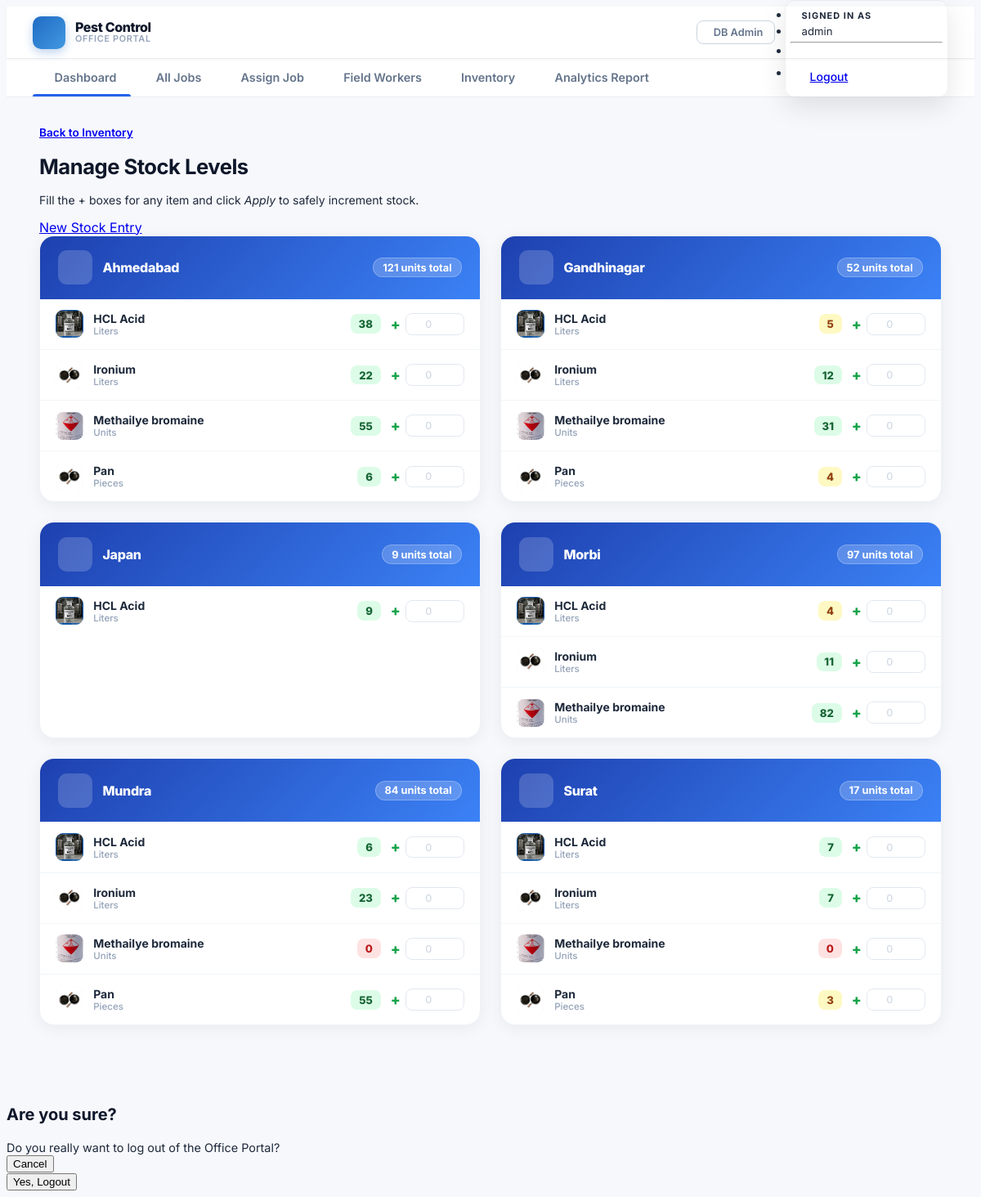
The app's page /office/inventory/stock/ (signed in), older data.
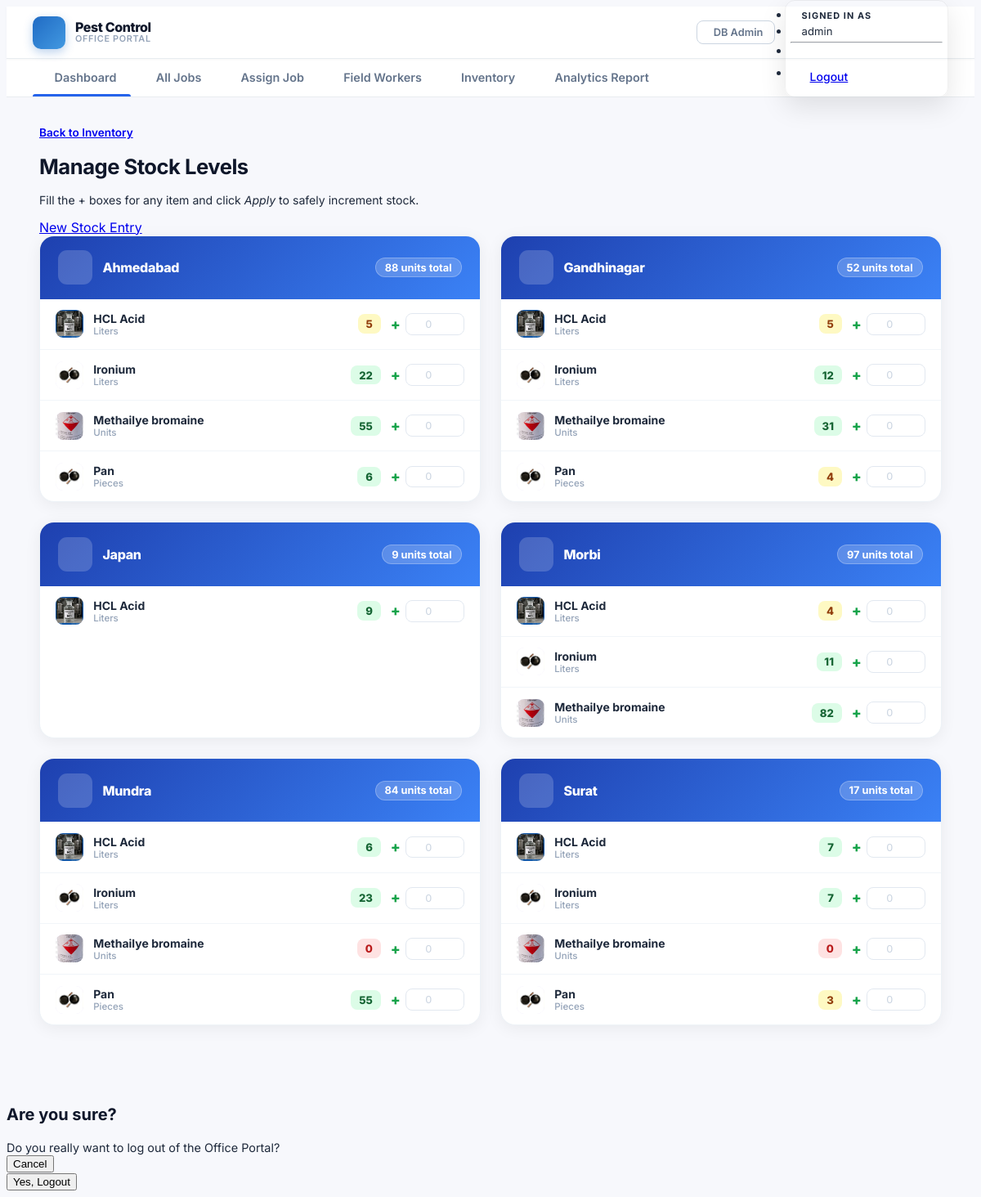
The same page, newer data.
### inventory_app/models.py (models this page shows, shortened)
class WarehouseLocation(models.Model):
    name = models.CharField(
        max_length=100,
        unique=True,
        help_text="Location name, e.g. 'Mundra', 'Ahmedabad'."
    )
    address = models.CharField(
        max_length=300,
        blank=True,
        help_text="Full street address or landmark."
    )
    class Meta:
        ordering = ['name']
        verbose_name = "Warehouse Location"
        verbose_name_plural = "Warehouse Locations"

class StockLevel(models.Model):
    item = models.ForeignKey(
        InventoryItem,
        on_delete=models.CASCADE,
        related_name='stock_levels'
    )
    location = models.ForeignKey(
        WarehouseLocation,
        on_delete=models.CASCADE,
        related_name='stock_levels'
    )
    quantity = models.PositiveIntegerField(
        default=0,
        help_text="Units currently stored at this location."
    )
    class Meta:
        unique_together = ('item', 'location')
        ordering = ['item__name', 'location__name']
        verbose_name = "Stock Level"
        verbose_name_plural = "Stock Levels"

class InventoryItem(models.Model):
    name = models.CharField(max_length=200)
    description = models.TextField(blank=True, null=True)
    image = models.ImageField(
        upload_to='inventory_images/',
        blank=True,
        null=True,
        help_text="Optional image of the chemical/item."
    )
    unit_of_measurement = models.CharField(
        max_length=50,
        choices=UNIT_CHOICES,
        default='Units',
        help_text="Unit of measurement for this item."
    )
    created_at = models.DateTimeField(auto_now_add=True)
    updated_at = models.DateTimeField(auto_now=True)
    class Meta:
        ordering = ['name']
        verbose_name = "Inventory Item"
        verbose_name_plural = "Inventory Items"

### inventory_app/office_views.py (the view, shortened to what this page needs)
# urls.py: path('inventory/stock/', office_views.office_stock_list, name='office_stock_list'),
@staff_required
def office_stock_list(request):
    locations = WarehouseLocation.objects.order_by('name')
    stocks_qs = (
        StockLevel.objects
        .select_related('item', 'location')
        .order_by('location__name', 'item__name')
    )
    from collections import OrderedDict
    grouped = OrderedDict()
    for loc in locations:
        grouped[loc] = []
    for stock in stocks_qs:
        if stock.location in grouped:
            grouped[stock.location].append(stock)
    location_groups = [
        {
            'location': loc,
            'stocks':   stock_list,
            'total':    sum(s.quantity for s in stock_list),
        }
        for loc, stock_list in grouped.items()
    ]
    context = {
        'location_groups': location_groups,
        'page_title':      'Manage Stock Levels',
    }
    return render(request, 'office/office_stock_list.html', context)

### inventory_app/office_views.py (called while the page is built)
def staff_required(view_func):
    @wraps(view_func)
    @login_required(login_url='login')
    def _wrapped(request, *args, **kwargs):
        if not request.user.is_staff:
            messages.error(
                request,
                "Access denied. This portal is restricted to office staff."
            )
            return redirect('job_list')
        return view_func(request, *args, **kwargs)
    return _wrapped

### inventory_app/templates/office/office_stock_list.html (shortened to what this page needs)
{% extends 'office/office_base.html' %}
{% block content %}
<div class="d-flex align-items-start justify-content-between mb-4 flex-wrap gap-3">
  <div>
    <a href="{% url 'office_inventory' %}" class="text-muted text-decoration-none mb-2 d-inline-flex align-items-center gap-1" style="font-size:0.85rem; font-weight:600;">
       Back to Inventory
    </a>
    <h1 class="fw-bold mb-1" style="font-size:1.6rem; color:#0f172a; letter-spacing:-0.5px;">Manage Stock Levels</h1>
    <p class="text-muted mb-0" style="font-size:0.88rem;">
      Fill the <span class="fw-bold text-success">+</span> boxes for any item and click <em>Apply</em> to safely increment stock.
    </p>
  </div>
  <a href="{% url 'office_stock_create' %}" class="btn btn-primary d-flex align-items-center gap-2 rounded-3 fw-bold shadow-sm d-none">
     New Stock Entry
  </a>
</div>
<form method="post" action="{% url 'office_stock_list' %}" id="stock-form">
  {% if location_groups %}
  <div class="loc-grid">
    {% for group in location_groups %}
    <div class="loc-card">
      <div class="loc-card-header">
        <div class="loc-icon"></div>
        <div class="loc-name">{{ group.location.name }}</div>
        <span class="loc-total-badge">
          {{ group.total|floatformat:"0" }} units total
        </span>
      </div>
      {% if group.stocks %}
        {% for stock in group.stocks %}
        <div class="loc-item-row">
          <div class="item-icon-sm">
            {% if stock.item.image %}
              <img src="{{ stock.item.image.url }}" alt="" style="width:100%; height:100%; object-fit:cover; border-radius:9px;">
            {% else %}
              <i class="ti ti-flask"></i>
            {% endif %}
          </div>
          <div class="item-meta">
            <div class="name">{{ stock.item.name }}</div>
            {% if stock.item.unit_of_measurement %}
              <div class="unit">{{ stock.item.unit_of_measurement }}</div>
            {% endif %}
          </div>
          <span class="qty-badge {% if stock.quantity == 0 %}qty-zero{% elif stock.quantity <= 5 %}qty-low{% else %}qty-ok{% endif %}">
            {{ stock.quantity|floatformat:"0" }}
          </span>
          <div class="add-stock-wrap">
            <span class="add-plus">+</span>
            <input
              type="number"
              name="add_stock_to_{{ stock.pk }}"
              class="add-input stock-add-field"
              placeholder="0"
              min="0"
              step="any"
              autocomplete="off"
            >
          </div>
        </div>
        {% endfor %}
      {% else %}
        <div class="loc-empty">
          <i class="ti ti-package-off"></i>
          No items tracked at this location yet.<br>
          <a href="{% url 'office_stock_create' %}?location={{ group.location.pk }}" class="text-primary fw-semibold">Add one →</a>
        </div>
      {% endif %}
    </div>
    {% endfor %}
  </div>
  <div class="apply-bar mt-4">
  </div>
  {% endif %}
</form>
{% endblock %}

Row changes from the older to the newer data that the page shows:
computed for WarehouseLocation "Ahmedabad": total "121" → "88"
changed StockLevel (number 1 of 20 on the later page): quantity "38" → "5"
